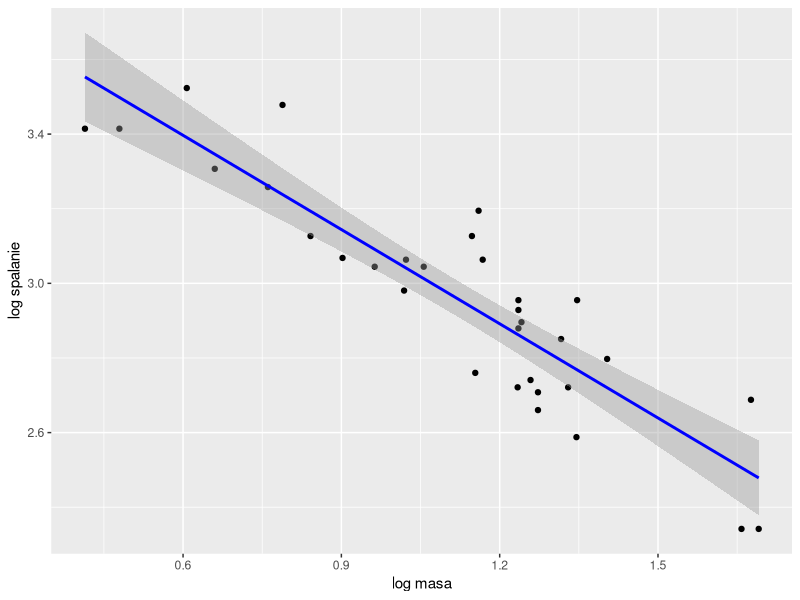
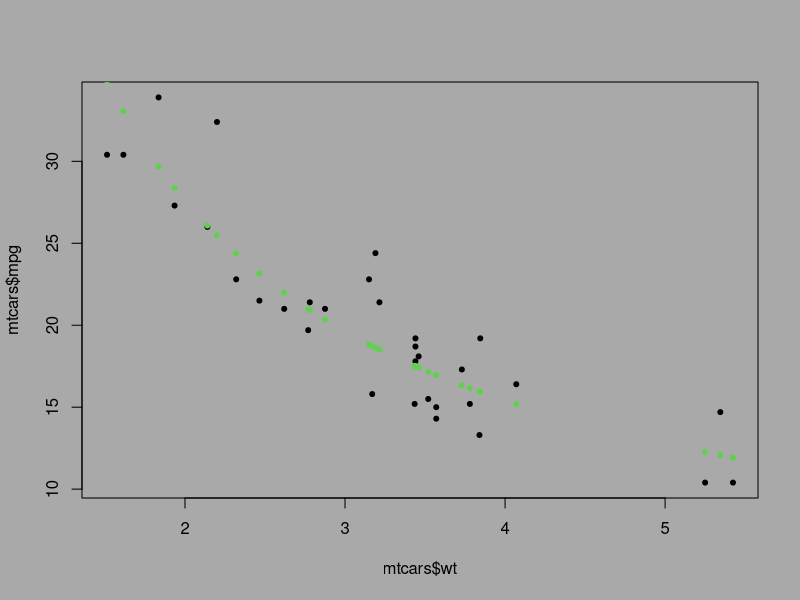
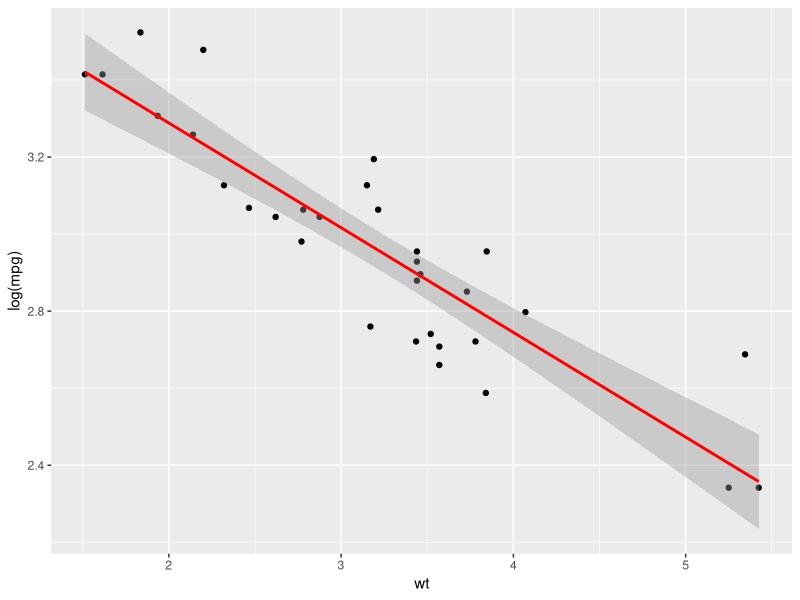
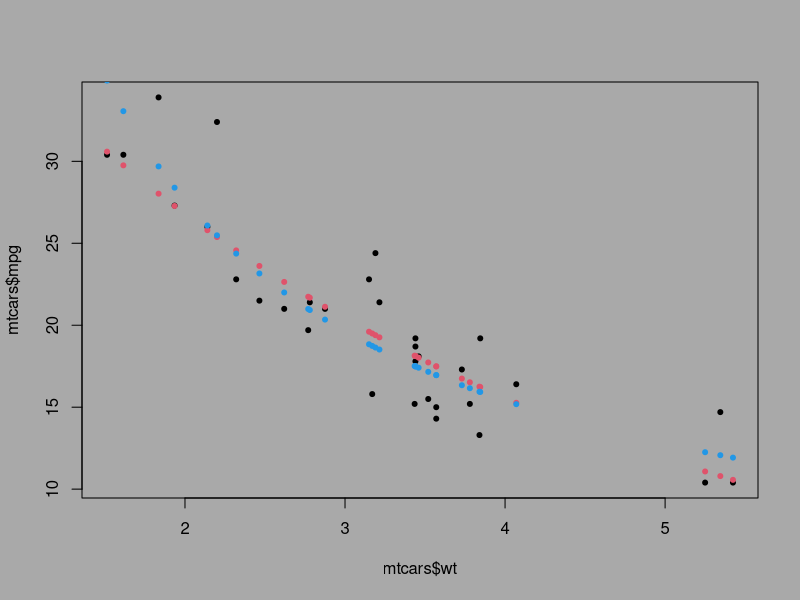
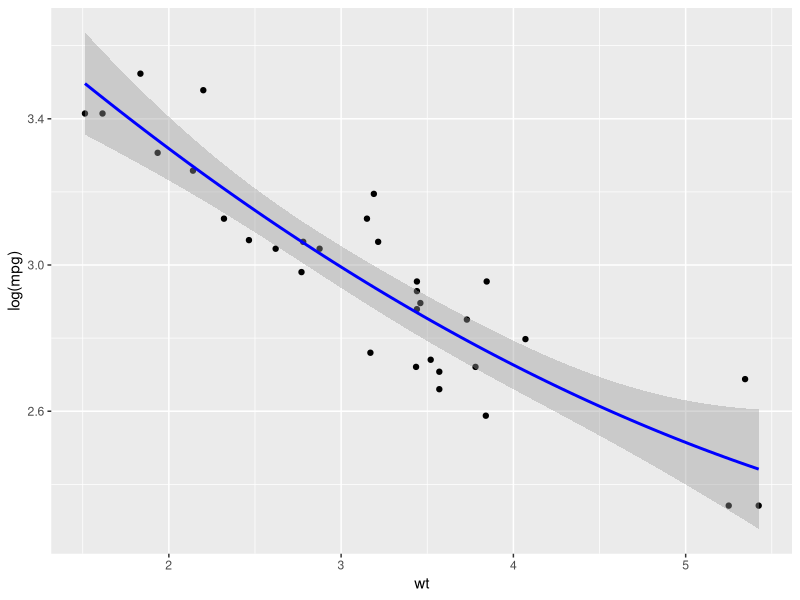
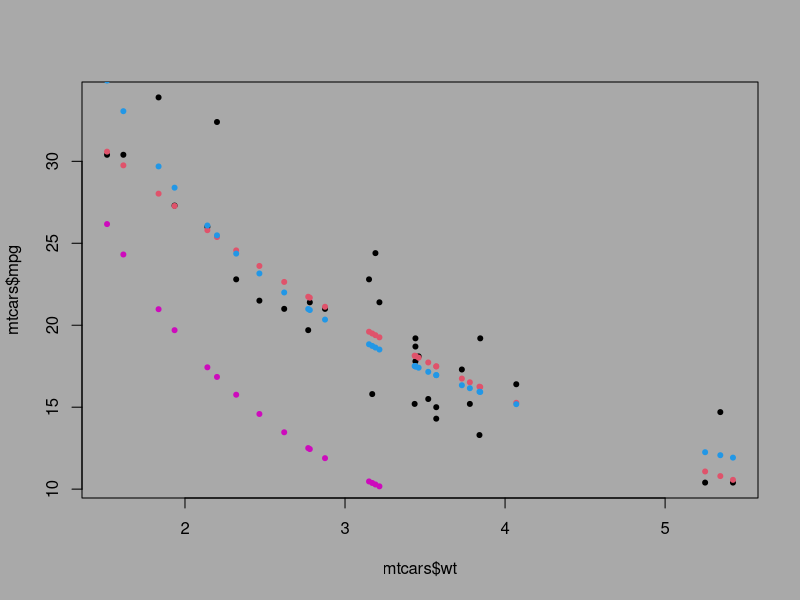

These charts were generated, in order, by the following R code:
# Ładowanie danych i pakietów
library(ggplot2) # Wizualizacja
library(dplyr)   # Przetwarzanie danych
library(broom)   # Podsumowanie modeli
library(tidyverse) # Przetwarzanie danych
par(bg="darkgrey") # Ustawienie globalne koloru tła wykresów
# Dane wbudowane mtcars
data("mtcars")
head(mtcars)
# Modelujemy zależność między zużyciem paliwa (mpg) a masą (wt)

# 1. Model potęgowy --------------------------------------------------------

# y=a*x^b - Przekształcamy równanie w postać liniową poprzez logarytmowanie:
# log(y)=log(a)+b*log(x)
# Tworzymy nową ramkę danych z logarytmami
mtcars_log <- mtcars %>%
  mutate(log_mpg = log(mpg), log_wt = log(wt))
# Dopasowujemy model liniowy dla logarytmów
model_log <- lm (log_mpg ~ log_wt, data = mtcars_log)
# Wyniki modelu
summary(model_log)
# Wizualizacja dopasowania
ggplot(mtcars_log, aes(x = log_wt, y = log_mpg))+
  # Funkcja aes() definiuje, które kolumny z ramki danych mtcars_log będą 
  # reprezentować osie wykresu:
  geom_point()+ # Każdy punkt na wykresie odpowiada jednej obserwacji 
  # (samochodowi) z danych.
  geom_smooth(method = "lm", col = "blue")+
  # Dodaje linię dopasowania modelu liniowego (prostej regresji) do wykresu.
  labs(tilte = "model potęgowy", x = "log masa", y = "log spalanie")
a <- exp(model_log$coefficients[1])
b <- model_log$coefficients[2]
y <- a*mtcars$wt^b # predykcja (mpg)
plot(mtcars$wt, mtcars$mpg, pch = 20)
points(mtcars$wt, y, pch = 20, col = 3)

# 2. Model wykładniczy -----------------------------------------------------

# y=a*e^b*x logarytmujemy otrzymując log(y)=log(a)+b*x
# Dopasowujemy model dla logarytmu zmiennej objaśnianej
model_exp <- lm(log(mpg) ~ wt, data = mtcars)
# Wyniki modelu
summary(model_exp)
# Wizualizacja
ggplot(mtcars, aes(x = wt, y = log(mpg)))+
  geom_point()+
  geom_smooth(method = "lm", color = "red")
# Aby nie nadpisać zmiennych przyjmijmy
a1 <- exp(model_exp$coefficients[1])
b1 <- model_exp$coefficients[2]
y1 <- a1*exp(b1*mtcars$wt)
# Wizualizacja
plot(mtcars$wt, mtcars$mpg, pch = 20, col = "black")
points(mtcars$wt, y1, pch = 20, col = 2)
points(mtcars$wt, y, pch = 20, col = 4)

# 3. Model potęgowo-wykładniczy ("mieszany”) ------------------------------
# y=a*x^b*e^c*x Logarytmujemy obie strony:
# log(y)=log(a)+b⋅log(x)+cx
# Dodajemy logarytm zmiennej niezależnej
mtcars_mieszany <- mtcars %>%
  mutate(log_wt = log(wt))
# Dopasowujemy model mieszany
model_mieszany <- lm(log(mpg) ~ log_wt + wt, data = mtcars_mieszany )
# Podsumowanie modelu
summary(model_mieszany)
a2 <- exp(model_mieszany$coefficients[1])
b2 <- model_mieszany$coefficients[2]

# Wizualizacja dopasowania
ggplot(mtcars, aes(x = wt, y = log(mpg)))+
  geom_point()+
  geom_smooth(method = "lm", formula = y ~ poly(x,2), color = "blue")

# 4. Model potęgowo-wykładniczy – estymacja parametrów --------------------

# Dopasowanie nieliniowego modelu
model_nls <- nls(mpg ~ a * wt^b*exp(c*wt), # Estymujemy parametry a,b,c
                 data = mtcars,
                 start = list(a = 1, b = -1, c = 0))
summary(model_nls)

# wyciągamy oszacowane współczynniki
parametry <- coef(model_nls)
a3 <- parametry["a"]
b3 <- parametry["b"]
c  <- parametry["c"]

# Predykcja na podstawie dopasowanego modelu
y3 <- a3*mtcars$wt^b*exp(c*mtcars$wt)
# Wizualizacja
plot(mtcars$wt, mtcars$mpg, pch = 20, col = "black")
points(mtcars$wt, y1, pch = 20, col = 2)
points(mtcars$wt, y, pch = 20, col = 4)
points(mtcars$wt, y3, pch = 20, col = 6)
